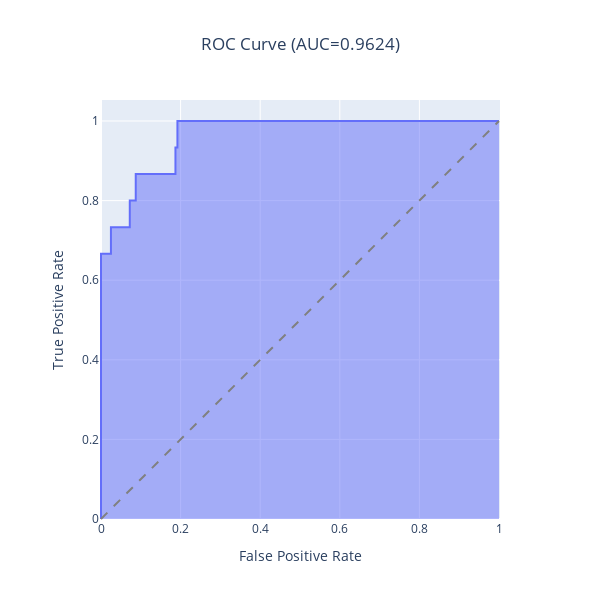

Here is the notebook cell this chart was saved with:
### Code cell
# CREATE ROC CURVE TO SELECT THRESHOLD

from eppi_text_classification.predict import predict_scores
from eppi_text_classification.plotly_roc import plotly_roc

y_test_pred_probs = predict_scores(model, X_test)
plotly_roc(y_test, y_test_pred_probs)

### Figure 1 — Plotly figure (JSON) as saved in the notebook; plotly's stock layout.template omitted (floating-point values rounded to 4 significant figures)
{"data": [{"customdata": [["inf"], ["1.001"], ["-0.2013"], ["-0.4909"], ["-0.4996"], ["-0.6521"], ["-0.6538"], ["-0.6786"], ["-0.6836"], ["-0.8353"], ["-0.8369"], ["-0.8517"], ["-0.8537"], ["-1.35"], ["-1.352"], ["-1.549"]], "fillpattern": {"shape": ""}, "hovertemplate": "False Positive Rate=%{x}<br>True Positive Rate=%{y}<br>Threshold=%{customdata[0]}<extra></extra>", "legendgroup": "", "line": {"color": "#636efa"}, "marker": {"symbol": "circle"}, "mode": "lines", "name": "", "orientation": "v", "showlegend": false, "stackgroup": "1", "type": "scatter", "x": [0, 0, 0, 0.02494, 0.02494, 0.07232, 0.07232, 0.08728, 0.08728, 0.187, 0.187, 0.192, 0.192, 0.8978, 0.9027, 1], "xaxis": "x", "y": [0, 0.1333, 0.6667, 0.6667, 0.7333, 0.7333, 0.8, 0.8, 0.8667, 0.8667, 0.9333, 0.9333, 1, 1, 1, 1], "yaxis": "y"}], "layout": {"height": 600, "legend": {"tracegroupgap": 0}, "shapes": [{"line": {"color": "grey", "dash": "dash"}, "type": "line", "x0": 0, "x1": 1, "y0": 0, "y1": 1}], "title": {"text": "ROC Curve (AUC=0.9624)", "x": 0.5, "xanchor": "center"}, "width": 600, "xaxis": {"anchor": "y", "constrain": "domain", "domain": [0, 1], "title": {"text": "False Positive Rate"}}, "yaxis": {"anchor": "x", "domain": [0, 1], "scaleanchor": "x", "scaleratio": 1, "title": {"text": "True Positive Rate"}}}}
